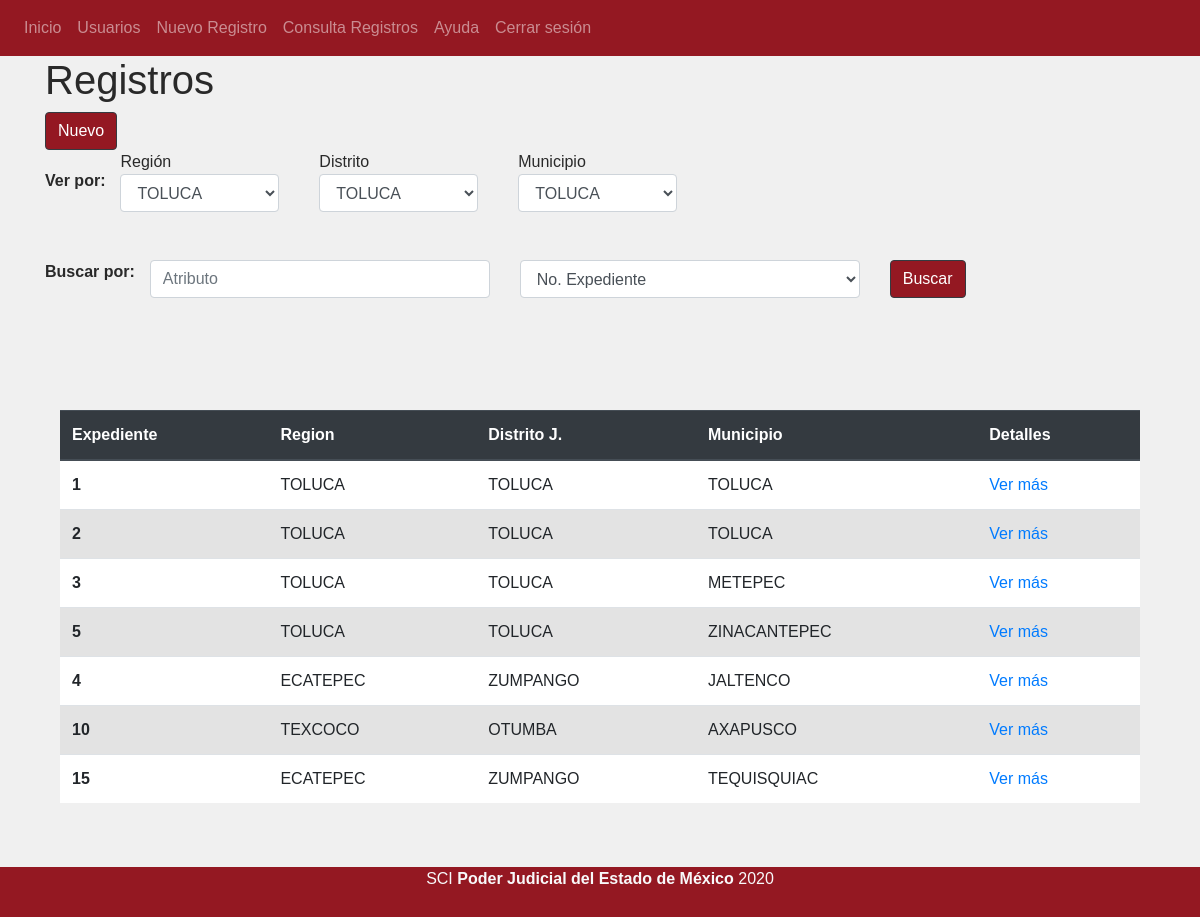
Page /consulta (signed in) on the committed database.
### tables this page shows
CREATE TABLE `registro_inmuebles` (
  `id` int(11) NOT NULL,
  `no_expediente` int(11) NOT NULL,
  `id_region` int(11) NOT NULL,
  `id_distrito_judicial` int(11) NOT NULL,
  `id_municipio` int(11) NOT NULL,
  `edificio` varchar(100) NOT NULL,
  `domicilio` varchar(100) NOT NULL,
  `id_modalidad_prop` int(11) NOT NULL,
  `id_estado_proc` int(11) NOT NULL,
  `superficie` decimal(50,5) NOT NULL,
  `id_usuario` int(11) NOT NULL,
  `fecha_generada` date NOT NULL,
  `fecha_mod` date NOT NULL,
  `id_user_mod` int(11) NOT NULL
);

CREATE TABLE `distritos_judiciales` (
  `id` int(11) NOT NULL,
  `id_region` int(11) NOT NULL,
  `nombre` varchar(30) NOT NULL
);

CREATE TABLE `municipios` (
  `id` int(11) NOT NULL,
  `id_distrito_judicial` int(11) NOT NULL,
  `nombre` varchar(50) NOT NULL
);

### controller/Consulta.php (called while the page is built, shortened)
<?php
class Consulta extends Controller{
    public function __construct(){
        $this->view->datos = [];
    }
    public function render(){
        $datos = $this->model->getDatos();
        $this->view->datos = $datos;
        $this->view->render('consulta/index');
    }
}

### index.php (called while the page is built, shortened)
<?php
    require_once 'config/database.php';
    $app = new App();
?>

### config/database.php (called while the page is built, shortened)
<?php
class DataBase{
    private $host;
    private $user;
    private $pass;
    private $charset;
    function __construct(){
        $this->host = constant('HOST');
        $this->db = constant('DB');
        $this->user = constant('USER');
        $this->pass = constant('PASS');
        $this->charset = constant('CHARSET');
    }
    function conn(){
        try {
            $connection = "mysql:host=" . $this->host . ";dbname=" . $this->db . ";charset=" . $this->charset;
            $options = [
                PDO::ATTR_ERRMODE => PDO::ERRMODE_EXCEPTION,
                PDO::ATTR_EMULATE_PREPARES => false,
            ];
            $pdo = new PDO($connection, $this->user, $this->pass, $options);
            return $pdo;
        } catch (PDOException $e) {
            print_r("Error: " . $e->getMessage());
        }
    }
}
?>

### model/consultaModel.php (called while the page is built, shortened)
<?php
require_once 'model/classes/Region.class.php';
class ConsultaModel extends Model{
    public function getDatos(){
        $datos = [];
        $stringQuery = "SELECT id, no_expediente, id_region,  id_distrito_judicial, id_municipio  FROM registro_inmuebles" ;
        try{
            $query = $this->db->conn()->prepare($stringQuery);
            if($query->execute()){
                while($row = $query->fetchObject()){
                    $idDistrito = $row->id_distrito_judicial;
                    $row->nombreDistrito = $this->getNombreDistrito($idDistrito)->nombre;
                    $idMunicipio = $row->id_municipio;
                    $row->nombreMunicipio = $this->getNombreMunicipio($idMunicipio)->nombre;
                    array_push($datos, $row);
                }
                return  $datos;
            }else{
                print ("Error al ejecutar consulta");
                return null;
            }
        }catch(PDOException $e){
            print ("Error-> "  . $e->getMessage());
            return null;
        }
    }
    public function getNombreDistrito($idDistrito){
        $queryString = "SELECT nombre from  distritos_judiciales WHERE id = :id";
        try {
            $query = $this->db->conn()->prepare($queryString);
            if ( $query->execute(['id' => $idDistrito ]) ){
                $distrito = $query->fetchObject();
                return $distrito;
            }else{
                return null;
            }
        } catch (PDOException $e) {
            return null;
            print ("Error: " . $e->getMessage());
        }
    }
    public function getNombreMunicipio($id ){
        $queryString = "SELECT nombre from municipios WHERE id = :id";
        try {
            $query = $this->db->conn()->prepare($queryString);
            if ( $query->execute(['id' => $id] ) ){
                $distrito = $query->fetchObject();
                return $distrito;
            }else{
                return null;
            }
        } catch (PDOException $e) {
            return null;
            print ("Error: " . $e->getMessage());
        }
    }
}

### model/classes/Region.class.php (called while the page is built, shortened)
<?php
class Region{
    function traduceRegion($region){
        switch ($region) {
            case 1:
                $stringRol = "TOLUCA";
                break;
            case 2:
                $stringRol = "TEXCOCO";
                break;
            case 4:
                $stringRol = "ECATEPEC";
                break;
        }
        return $stringRol;
    }
}
?>

### view/consulta/index.php (the view, shortened to what this page needs)
<!DOCTYPE html>
<html lang="es">
<head>
</head>
<body>
    <?php require_once 'view/header.php'; ?>
    <div class="container">
        <div id="main">
            <h1 class="center">Registros</h1>
        </div>
        <a class="btn btn-dark bg-red-pj" href="<?php echo constant('URL') . 'consulta/nuevoRegistro'; ?>">Nuevo</a>
        <div class="container ">
            <div class="row mb-5">
                <form action="#" class="form-inline">
                    <strong>Ver por: </strong>
                    <div class="col-3">
                        <div class="form-group">
                            <label for="region">Región</label>
                            <select class="form-control" name="region" id="region">
                                <option value="1">TOLUCA</option>
                            </select>
                        </div>
                    </div>
                    <div class="col-3">
                        <div class="form-group">
                            <label for="distrito">Distrito</label>
                            <select class="form-control" name="distrito" id="distrito">
                                <option value="1">TOLUCA</option>
                            </select>
                        </div>
                    </div>
                    <div class="col-3">
                        <div class="form-group">
                            <label for="municipio">Municipio</label>
                            <select class="form-control" name="municipio" id="municipio">
                                <option value="1">TOLUCA</option>
                            </select>
                        </div>
                    </div>
                </form>
            </div>
            <div class="row ">
                <p>
                <strong>Buscar por:</strong>
                </p>
                <div class="col-4">
                    <div class="form-group">
                        <input type="text" class="form-control" placeholder="Atributo">
                    </div>
                </div>
                <div class="col-4">
                    <div class="form-group">
                        <select name="criterio" id="criterio" class="form-control">
                            <option value="1">No. Expediente</option>
                        </select>
                    </div>
                </div>
                <div class="col-2">
                    <div class="form-group">
                        <input type="button" value="Buscar" class="btn btn-dark bg-red-pj  " >
                    </div>
                </div>
            </div>
        </div>
        <div class="container mb-5 mt-5">
            <div class="row mt-5">
                <div class="col mt-5">
                    <table class="table">
                        <thead class="thead-dark">
                            <tr>
                                <th scope="col">Expediente</th>
                                <th scope="col">Region</th>
                                <th scope="col">Distrito J.</th>
                                <th scope="col">Municipio</th>
                                <th scope="col">Detalles</th>
                            </tr>
                        </thead>
                        <tbody>
                            <?php
                            foreach ($this->datos as $registro) {
                            ?>
                                <tr>
                                    <th>
                                        <?php
                                        echo $registro->no_expediente;
                                        ?>
                                    </th>
                                    <td>
                                        <?php
                                        $region = new Region();
                                        $idRegion = $registro->id_region;
                                        echo $region->traduceRegion($idRegion);
                                        ?>
                                    </td>
                                    <td>
                                        <?php
                                        echo $registro->nombreDistrito;
                                        ?>
                                    </td>
                                    <td>
                                        <?php
                                        echo $registro->nombreMunicipio;
                                        ?>
                                    </td>
                                    <td>
                                        <a href="<?php echo constant('URL') . 'consulta/VerRegistro/' . $registro->id; ?>">Ver más</a>
                                    </td>
                                </tr>
                            <?php
                            }
                            ?>
                        </tbody>
                    </table>
                </div>
            </div>
        </div>
    </div>
    <?php require_once 'view/footer.php'; ?>
</body>
</html>

### resources/css/dafault.css (style rules this page uses)
* { margin: 0; padding: 0; }
body { font-family: Arial, Helvetica, sans-serif; background: #f0f0f0; color: #292929; min-height: 100vh; position: relative; margin: 0; padding:0; padding-bottom: 50px; box-sizing: border-box; }
.table { background: #fff; }
.table tr:nth-child(2n) { background: #e3e3e3; }
.bg-red-pj { background: #941822; }

### rows in the picture
registro_inmuebles: no_expediente "1", id_region "TOLUCA", id_distrito_judicial.nombre "TOLUCA", id_municipio.nombre "TOLUCA"
registro_inmuebles: no_expediente "2", id_region "TOLUCA", id_distrito_judicial.nombre "TOLUCA", id_municipio.nombre "TOLUCA"
registro_inmuebles: no_expediente "3", id_region "TOLUCA", id_distrito_judicial.nombre "TOLUCA", id_municipio.nombre "METEPEC"
registro_inmuebles: no_expediente "5", id_region "TOLUCA", id_distrito_judicial.nombre "TOLUCA", id_municipio.nombre "ZINACANTEPEC"
registro_inmuebles: no_expediente "4", id_region "ECATEPEC", id_distrito_judicial.nombre "ZUMPANGO", id_municipio.nombre "JALTENCO"
registro_inmuebles: no_expediente "10", id_region "TEXCOCO", id_distrito_judicial.nombre "OTUMBA", id_municipio.nombre "AXAPUSCO"
registro_inmuebles: no_expediente "15", id_region "ECATEPEC", id_distrito_judicial.nombre "ZUMPANGO", id_municipio.nombre "TEQUISQUIAC"
